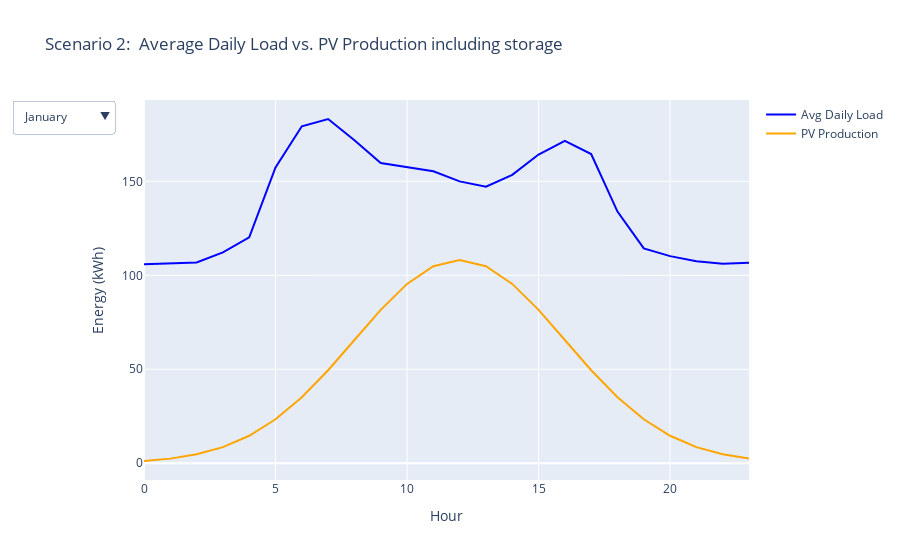
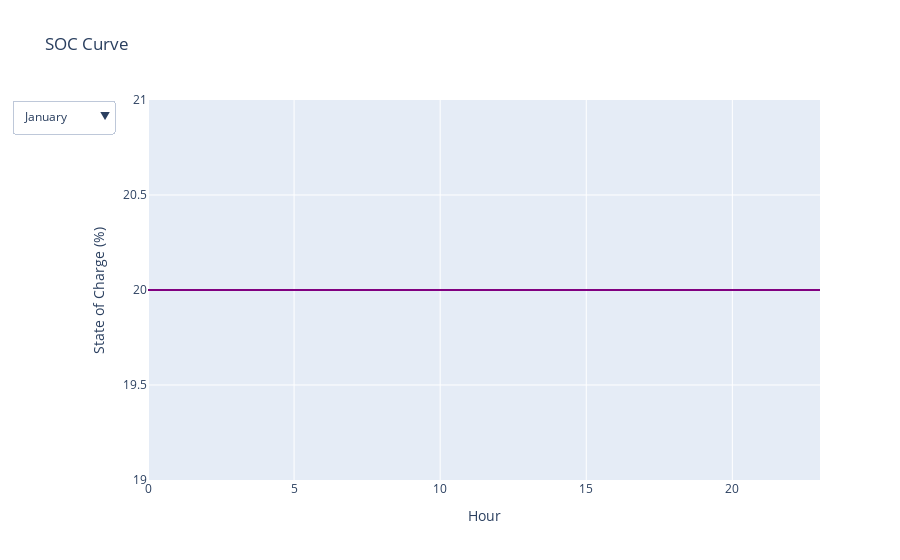
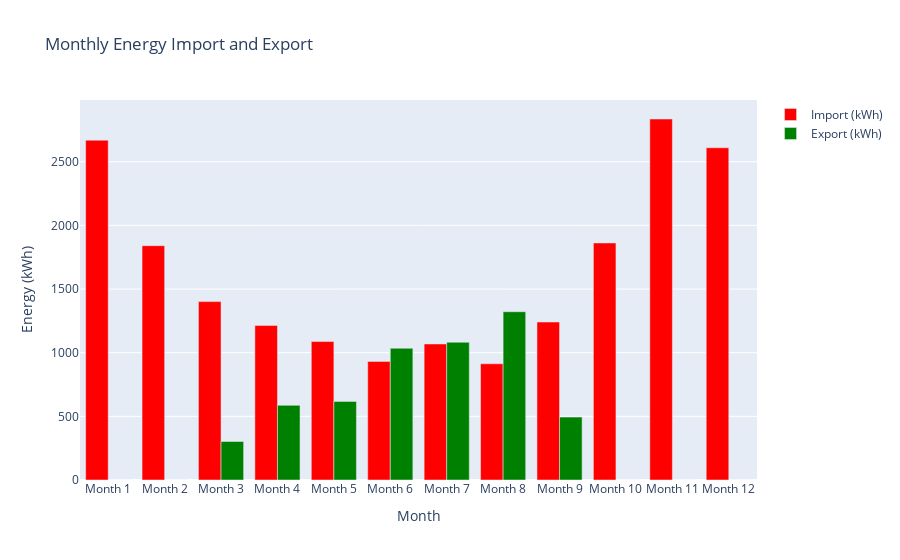

These figures' notebook cell, in order:
### Code cell
import pandas as pd
import numpy as np
import plotly.graph_objects as go
import warnings

warnings.filterwarnings("ignore")

# Load and prepare consumption data
file_path = "../GREENER/Ense3buildingconsumption.csv"
data = pd.read_csv(file_path, sep=';', header=0, names=['Time', 'Consumption'])
data['Time'] = pd.to_datetime(data['Time'], errors='coerce')

# Ensure that 'Consumption' column is numeric, removing non-numeric entries
data['Consumption'] = (
    data['Consumption']
    .replace({'Consumption (kWh)': None})  # Replace potential header row in the data
    .str.replace(' kWh', '', regex=False)
    .str.replace(',', '', regex=False)
).astype(float, errors='ignore').fillna(0)  # Fill missing values with 0

# Filter data for the year and resample
start_date = '2023-09-25 00:00:00'
end_date = '2024-09-25 00:00:00'
filtered_data = data[(data['Time'] >= start_date) & (data['Time'] < end_date)]
filtered_data.set_index('Time', inplace=True)
avg_hourly_load = filtered_data.resample('H').mean()
avg_daily_load_year = avg_hourly_load.groupby(avg_hourly_load.index.hour).mean()['Consumption']

# Function to calculate PV production per hour for a given month
def calculate_monthly_pv_production(month, panels):
    T_ambient = monthly_temperatures[month]
    actual_pv_temp = T_ambient + (NOCT - 20) * (global_irradiance / 800)
    actual_energy_per_panel = (monthly_solar_energy[month] / 1000) * panel_capacity * ((actual_pv_temp - 25) * temperature_coefficient + 1)
    hours = np.arange(24)
    mu, sigma = 12, 4
    prodPV_normal = 1000 * (1 / (sigma * np.sqrt(2 * np.pi))) * np.exp(-0.5 * ((hours - mu) / sigma) ** 2)
    prodPV_watts = panels * prodPV_normal * converter_efficiency * actual_energy_per_panel
    return pd.Series(prodPV_watts / 1000, index=hours)

# Calculate import, export, and SOC based on specified conditions for each month
def calculate_import_export(monthly_avg_load, monthly_pv_production, initial_soc):
    total_import_kwh, total_export_kwh, soc = 0, 0, initial_soc
    soc_values = []

    for hour in range(24):
        pv_power = monthly_pv_production[hour]
        consumption = monthly_avg_load[hour]

        if pv_power > consumption:
            excess_energy = pv_power - consumption
            charge_kwh = min(excess_energy * 0.9, (100 - soc) / 100 * battery_capacity)
            soc += (charge_kwh / battery_capacity) * 100
            if soc >= 100:
                soc = 100
                total_export_kwh += (excess_energy - charge_kwh / 0.9)
        else:
            needed_energy = consumption - pv_power
            if soc > 20:
                discharge_kwh = min(needed_energy, (soc - 20) / 100 * battery_capacity)
                soc -= (discharge_kwh / battery_capacity) * 100
                needed_energy -= discharge_kwh
            total_import_kwh += needed_energy

        soc = max(0, min(100, soc))
        soc_values.append(soc)

    return total_import_kwh, total_export_kwh, soc_values

# Monthly calculations for import, export, and SOC values
import_kwh, export_kwh, soc_data = [], [], []
yearly_import_kwh, yearly_export_kwh, yearly_soc = calculate_import_export(avg_daily_load_year, calculate_monthly_pv_production(1, number_of_panels), initial_soc)
import_kwh.append(yearly_import_kwh)
export_kwh.append(yearly_export_kwh)
soc_data.append(yearly_soc)

# Loop through each month and calculate monthly values
for month in range(1, 13):
    monthly_avg_load = filtered_data[filtered_data.index.month == month].resample('H').mean().groupby(lambda x: x.hour).mean()['Consumption']
    monthly_pv_production = calculate_monthly_pv_production(month, number_of_panels)
    monthly_import_kwh, monthly_export_kwh, monthly_soc = calculate_import_export(monthly_avg_load, monthly_pv_production, initial_soc)
    import_kwh.append(monthly_import_kwh)
    export_kwh.append(monthly_export_kwh)
    soc_data.append(monthly_soc)

# Create interactive plots for SOC, load vs. PV, and import/export
hours = np.arange(24)

# Dropdown options for Load vs. PV Production plot
dropdown_options_load_pv = [
    {'label': month, 'method': 'update', 'args': [
        {'y': [calculate_monthly_pv_production(i + 1, number_of_panels), avg_daily_load_year]},
        {'title': f'Average Daily Load vs. PV Production for {month}'}
    ]} for i, month in enumerate(['January', 'February', 'March', 'April', 'May', 'June', 'July', 'August', 'September', 'October', 'November', 'December'])
]

# Plot Load vs PV Production with dropdown
fig_load_pv = go.Figure()
fig_load_pv.add_trace(go.Scatter(x=hours, y=avg_daily_load_year, mode='lines', name='Avg Daily Load', line=dict(color='blue')))
fig_load_pv.add_trace(go.Scatter(x=hours, y=calculate_monthly_pv_production(1, number_of_panels), mode='lines', name='PV Production', line=dict(color='orange')))
fig_load_pv.update_layout(title='Scenario 2:  Average Daily Load vs. PV Production including storage', xaxis_title='Hour', yaxis_title='Energy (kWh)', updatemenus=[{'buttons': dropdown_options_load_pv, 'direction': 'down', 'showactive': True}])

# Dropdown options for SOC plot
dropdown_options_soc = [
    {'label': month, 'method': 'update', 'args': [
        {'y': [soc_data[i]]},
        {'title': f'SOC Curve for {month}'}
    ]} for i, month in enumerate(['January', 'February', 'March', 'April', 'May', 'June', 'July', 'August', 'September', 'October', 'November', 'December'])
]

# Plot SOC with dropdown
fig_soc = go.Figure()
fig_soc.add_trace(go.Scatter(x=hours, y=yearly_soc, mode='lines', name='Yearly SOC', line=dict(color='purple')))
fig_soc.update_layout(title='SOC Curve', xaxis_title='Hour', yaxis_title='State of Charge (%)', updatemenus=[{'buttons': dropdown_options_soc, 'direction': 'down', 'showactive': True}])

# Bar chart for monthly import/export
fig_import_export = go.Figure(data=[go.Bar(name='Import (kWh)', x=[f'Month {i+1}' for i in range(12)], y=import_kwh[1:], marker_color='red'),
                                     go.Bar(name='Export (kWh)', x=[f'Month {i+1}' for i in range(12)], y=export_kwh[1:], marker_color='green')])
fig_import_export.update_layout(barmode='group', title='Monthly Energy Import and Export', xaxis_title='Month', yaxis_title='Energy (kWh)')

# Show figures
fig_load_pv.show()
fig_soc.show()
fig_import_export.show()

### Figure 1 — Plotly figure (JSON) as saved in the notebook; plotly's stock layout.template omitted (floating-point values rounded to 4 significant figures)
{"data": [{"line": {"color": "blue"}, "mode": "lines", "name": "Avg Daily Load", "type": "scatter", "x": [0, 1, 2, 3, 4, 5, 6, 7, 8, 9, 10, 11, 12, 13, 14, 15, 16, 17, 18, 19, 20, 21, 22, 23], "y": [105.8, 106.2, 106.9, 112.2, 120.2, 157.4, 179.3, 183.2, 171.9, 159.7, 157.7, 155.4, 150.0, 147.2, 153.4, 164.3, 171.6, 164.5, 133.9, 114.3, 110.2, 107.5, 106.1, 106.6]}, {"line": {"color": "orange"}, "mode": "lines", "name": "PV Production", "type": "scatter", "x": [0, 1, 2, 3, 4, 5, 6, 7, 8, 9, 10, 11, 12, 13, 14, 15, 16, 17, 18, 19, 20, 21, 22, 23], "y": [1.201, 2.465, 4.751, 8.603, 14.63, 23.39, 35.11, 49.51, 65.59, 81.62, 95.43, 104.8, 108.1, 104.8, 95.43, 81.62, 65.59, 49.51, 35.11, 23.39, 14.63, 8.603, 4.751, 2.465]}], "layout": {"title": {"text": "Scenario 2:  Average Daily Load vs. PV Production including storage"}, "updatemenus": [{"buttons": [{"args": [{"y": [[1.201, 2.465, 4.751, 8.603, 14.63, 23.39, 35.11, 49.51, 65.59, 81.62, 95.43, 104.8, 108.1, 104.8, 95.43, 81.62, 65.59, 49.51, 35.11, 23.39, 14.63, 8.603, 4.751, 2.465], [105.8, 106.2, 106.9, 112.2, 120.2, 157.4, 179.3, 183.2, 171.9, 159.7, 157.7, 155.4, 150.0, 147.2, 153.4, 164.3, 171.6, 164.5, 133.9, 114.3, 110.2, 107.5, 106.1, 106.6]]}, {"title": "Average Daily Load vs. PV Production for January"}], "label": "January", "method": "update"}, {"args": [{"y": [[1.809, 3.712, 7.154, 12.95, 22.04, 35.21, 52.86, 74.55, 98.76, 122.9, 143.7, 157.8, 162.8, 157.8, 143.7, 122.9, 98.76, 74.55, 52.86, 35.21, 22.04, 12.95, 7.154, 3.712], [105.8, 106.2, 106.9, 112.2, 120.2, 157.4, 179.3, 183.2, 171.9, 159.7, 157.7, 155.4, 150.0, 147.2, 153.4, 164.3, 171.6, 164.5, 133.9, 114.3, 110.2, 107.5, 106.1, 106.6]]}, {"title": "Average Daily Load vs. PV Production for February"}], "label": "February", "method": "update"}, {"args": [{"y": [[2.595, 5.324, 10.26, 18.58, 31.61, 50.52, 75.83, 106.9, 141.7, 176.3, 206.1, 226.4, 233.6, 226.4, 206.1, 176.3, 141.7, 106.9, 75.83, 50.52, 31.61, 18.58, 10.26, 5.324], [105.8, 106.2, 106.9, 112.2, 120.2, 157.4, 179.3, 183.2, 171.9, 159.7, 157.7, 155.4, 150.0, 147.2, 153.4, 164.3, 171.6, 164.5, 133.9, 114.3, 110.2, 107.5, 106.1, 106.6]]}, {"title": "Average Daily Load vs. PV Production for March"}], "label": "March", "method": "update"}, {"args": [{"y": [[2.853, 5.855, 11.29, 20.44, 34.76, 55.55, 83.39, 117.6, 155.8, 193.9, 226.7, 249.0, 256.9, 249.0, 226.7, 193.9, 155.8, 117.6, 83.39, 55.55, 34.76, 20.44, 11.29, 5.855], [105.8, 106.2, 106.9, 112.2, 120.2, 157.4, 179.3, 183.2, 171.9, 159.7, 157.7, 155.4, 150.0, 147.2, 153.4, 164.3, 171.6, 164.5, 133.9, 114.3, 110.2, 107.5, 106.1, 106.6]]}, {"title": "Average Daily Load vs. PV Production for April"}], "label": "April", "method": "update"}, {"args": [{"y": [[2.945, 6.043, 11.65, 21.09, 35.88, 57.33, 86.07, 121.4, 160.8, 200.1, 234.0, 256.9, 265.1, 256.9, 234.0, 200.1, 160.8, 121.4, 86.07, 57.33, 35.88, 21.09, 11.65, 6.043], [105.8, 106.2, 106.9, 112.2, 120.2, 157.4, 179.3, 183.2, 171.9, 159.7, 157.7, 155.4, 150.0, 147.2, 153.4, 164.3, 171.6, 164.5, 133.9, 114.3, 110.2, 107.5, 106.1, 106.6]]}, {"title": "Average Daily Load vs. PV Production for May"}], "label": "May", "method": "update"}, {"args": [{"y": [[3.262, 6.693, 12.9, 23.36, 39.74, 63.5, 95.33, 134.4, 178.1, 221.7, 259.1, 284.6, 293.6, 284.6, 259.1, 221.7, 178.1, 134.4, 95.33, 63.5, 39.74, 23.36, 12.9, 6.693], [105.8, 106.2, 106.9, 112.2, 120.2, 157.4, 179.3, 183.2, 171.9, 159.7, 157.7, 155.4, 150.0, 147.2, 153.4, 164.3, 171.6, 164.5, 133.9, 114.3, 110.2, 107.5, 106.1, 106.6]]}, {"title": "Average Daily Load vs. PV Production for June"}], "label": "June", "method": "update"}, {"args": [{"y": [[3.479, 7.139, 13.76, 24.92, 42.38, 67.73, 101.7, 143.4, 190.0, 236.4, 276.4, 303.5, 313.2, 303.5, 276.4, 236.4, 190.0, 143.4, 101.7, 67.73, 42.38, 24.92, 13.76, 7.139], [105.8, 106.2, 106.9, 112.2, 120.2, 157.4, 179.3, 183.2, 171.9, 159.7, 157.7, 155.4, 150.0, 147.2, 153.4, 164.3, 171.6, 164.5, 133.9, 114.3, 110.2, 107.5, 106.1, 106.6]]}, {"title": "Average Daily Load vs. PV Production for July"}], "label": "July", "method": "update"}, {"args": [{"y": [[3.26, 6.689, 12.89, 23.35, 39.71, 63.46, 95.27, 134.4, 178.0, 221.5, 259.0, 284.4, 293.5, 284.4, 259.0, 221.5, 178.0, 134.4, 95.27, 63.46, 39.71, 23.35, 12.89, 6.689], [105.8, 106.2, 106.9, 112.2, 120.2, 157.4, 179.3, 183.2, 171.9, 159.7, 157.7, 155.4, 150.0, 147.2, 153.4, 164.3, 171.6, 164.5, 133.9, 114.3, 110.2, 107.5, 106.1, 106.6]]}, {"title": "Average Daily Load vs. PV Production for August"}], "label": "August", "method": "update"}, {"args": [{"y": [[2.84, 5.827, 11.23, 20.34, 34.6, 55.28, 82.99, 117.0, 155.0, 193.0, 225.6, 247.8, 255.6, 247.8, 225.6, 193.0, 155.0, 117.0, 82.99, 55.28, 34.6, 20.34, 11.23, 5.827], [105.8, 106.2, 106.9, 112.2, 120.2, 157.4, 179.3, 183.2, 171.9, 159.7, 157.7, 155.4, 150.0, 147.2, 153.4, 164.3, 171.6, 164.5, 133.9, 114.3, 110.2, 107.5, 106.1, 106.6]]}, {"title": "Average Daily Load vs. PV Production for September"}], "label": "September", "method": "update"}, {"args": [{"y": [[2.044, 4.194, 8.084, 14.64, 24.9, 39.79, 59.74, 84.24, 111.6, 138.9, 162.4, 178.3, 184.0, 178.3, 162.4, 138.9, 111.6, 84.24, 59.74, 39.79, 24.9, 14.64, 8.084, 4.194], [105.8, 106.2, 106.9, 112.2, 120.2, 157.4, 179.3, 183.2, 171.9, 159.7, 157.7, 155.4, 150.0, 147.2, 153.4, 164.3, 171.6, 164.5, 133.9, 114.3, 110.2, 107.5, 106.1, 106.6]]}, {"title": "Average Daily Load vs. PV Production for October"}], "label": "October", "method": "update"}, {"args": [{"y": [[1.291, 2.649, 5.107, 9.247, 15.73, 25.14, 37.73, 53.21, 70.49, 87.73, 102.6, 112.6, 116.2, 112.6, 102.6, 87.73, 70.49, 53.21, 37.73, 25.14, 15.73, 9.247, 5.107, 2.649], [105.8, 106.2, 106.9, 112.2, 120.2, 157.4, 179.3, 183.2, 171.9, 159.7, 157.7, 155.4, 150.0, 147.2, 153.4, 164.3, 171.6, 164.5, 133.9, 114.3, 110.2, 107.5, 106.1, 106.6]]}, {"title": "Average Daily Load vs. PV Production for November"}], "label": "November", "method": "update"}, {"args": [{"y": [[1.034, 2.122, 4.09, 7.406, 12.6, 20.13, 30.22, 42.62, 56.46, 70.27, 82.15, 90.23, 93.09, 90.23, 82.15, 70.27, 56.46, 42.62, 30.22, 20.13, 12.6, 7.406, 4.09, 2.122], [105.8, 106.2, 106.9, 112.2, 120.2, 157.4, 179.3, 183.2, 171.9, 159.7, 157.7, 155.4, 150.0, 147.2, 153.4, 164.3, 171.6, 164.5, 133.9, 114.3, 110.2, 107.5, 106.1, 106.6]]}, {"title": "Average Daily Load vs. PV Production for December"}], "label": "December", "method": "update"}], "direction": "down", "showactive": true}], "xaxis": {"title": {"text": "Hour"}}, "yaxis": {"title": {"text": "Energy (kWh)"}}}}

### Figure 2 — Plotly figure (JSON) as saved in the notebook; plotly's stock layout.template omitted (floating-point values rounded to 4 significant figures)
{"data": [{"line": {"color": "purple"}, "mode": "lines", "name": "Yearly SOC", "type": "scatter", "x": [0, 1, 2, 3, 4, 5, 6, 7, 8, 9, 10, 11, 12, 13, 14, 15, 16, 17, 18, 19, 20, 21, 22, 23], "y": [20, 20, 20, 20, 20, 20, 20, 20, 20, 20, 20, 20, 20, 20, 20, 20, 20, 20, 20, 20, 20, 20, 20, 20]}], "layout": {"title": {"text": "SOC Curve"}, "updatemenus": [{"buttons": [{"args": [{"y": [[20, 20, 20, 20, 20, 20, 20, 20, 20, 20, 20, 20, 20, 20, 20, 20, 20, 20, 20, 20, 20, 20, 20, 20]]}, {"title": "SOC Curve for January"}], "label": "January", "method": "update"}, {"args": [{"y": [[20, 20, 20, 20, 20, 20, 20, 20, 20, 20, 20, 20, 20, 20, 20, 20, 20, 20, 20, 20, 20, 20, 20, 20]]}, {"title": "SOC Curve for February"}], "label": "February", "method": "update"}, {"args": [{"y": [[20, 20, 20, 20, 20, 20, 20, 20, 20, 20, 20, 20, 20, 29.8, 20, 20, 20, 20, 20, 20, 20, 20, 20, 20]]}, {"title": "SOC Curve for March"}], "label": "March", "method": "update"}, {"args": [{"y": [[20, 20, 20, 20, 20, 20, 20, 20, 20, 44.38, 100, 100, 100, 100, 100, 100, 30.17, 20, 20, 20, 20, 20, 20, 20]]}, {"title": "SOC Curve for April"}], "label": "April", "method": "update"}, {"args": [{"y": [[20, 20, 20, 20, 20, 20, 20, 20, 20, 92.74, 100, 100, 100, 100, 100, 100, 96.46, 33.22, 20, 20, 20, 20, 20, 20]]}, {"title": "SOC Curve for May"}], "label": "May", "method": "update"}, {"args": [{"y": [[20, 20, 20, 20, 20, 20, 20, 20, 26.5, 100, 100, 100, 100, 100, 100, 100, 100, 68.01, 24.46, 20, 20, 20, 20, 20]]}, {"title": "SOC Curve for June"}], "label": "June", "method": "update"}, {"args": [{"y": [[20, 20, 20, 20, 20, 20, 20, 20, 100, 100, 100, 100, 100, 100, 100, 100, 100, 96.28, 74.4, 20.0, 20.0, 20.0, 20.0, 20.0]]}, {"title": "SOC Curve for July"}], "label": "July", "method": "update"}, {"args": [{"y": [[20, 20, 20, 20, 20, 20, 20, 23.81, 100, 100, 100, 100, 100, 100, 100, 100, 100, 63.39, 35.09, 20, 20, 20, 20, 20]]}, {"title": "SOC Curve for August"}], "label": "August", "method": "update"}, {"args": [{"y": [[20, 20, 20, 20, 20, 20, 20, 64.21, 100, 100, 100, 100, 100, 100, 100, 100, 100, 100, 73.37, 20, 20, 20, 20, 20]]}, {"title": "SOC Curve for September"}], "label": "September", "method": "update"}, {"args": [{"y": [[20, 20, 20, 20, 20, 20, 20, 20, 20, 64.22, 100, 100, 100, 100, 100, 100, 82.25, 20.0, 20, 20, 20, 20, 20, 20]]}, {"title": "SOC Curve for October"}], "label": "October", "method": "update"}, {"args": [{"y": [[20, 20, 20, 20, 20, 20, 20, 20, 20, 20, 20, 20, 42.01, 63.6, 43.73, 20, 20, 20, 20, 20, 20, 20, 20, 20]]}, {"title": "SOC Curve for November"}], "label": "November", "method": "update"}, {"args": [{"y": [[20, 20, 20, 20, 20, 20, 20, 20, 20, 20, 20, 20, 20, 20, 20, 20, 20, 20, 20, 20, 20, 20, 20, 20]]}, {"title": "SOC Curve for December"}], "label": "December", "method": "update"}], "direction": "down", "showactive": true}], "xaxis": {"title": {"text": "Hour"}}, "yaxis": {"title": {"text": "State of Charge (%)"}}}}

### Figure 3 — Plotly figure (JSON) as saved in the notebook; plotly's stock layout.template omitted (floating-point values rounded to 4 significant figures)
{"data": [{"marker": {"color": "red"}, "name": "Import (kWh)", "type": "bar", "x": ["Month 1", "Month 2", "Month 3", "Month 4", "Month 5", "Month 6", "Month 7", "Month 8", "Month 9", "Month 10", "Month 11", "Month 12"], "y": [2670.0, 1841.0, 1401.0, 1214.0, 1088.0, 931.6, 1068.0, 912.9, 1241.0, 1862.0, 2836.0, 2610.0]}, {"marker": {"color": "green"}, "name": "Export (kWh)", "type": "bar", "x": ["Month 1", "Month 2", "Month 3", "Month 4", "Month 5", "Month 6", "Month 7", "Month 8", "Month 9", "Month 10", "Month 11", "Month 12"], "y": [0, 0, 302.4, 586.6, 617.5, 1035.0, 1082.0, 1322.0, 494.0, 0, 0, 0]}], "layout": {"barmode": "group", "title": {"text": "Monthly Energy Import and Export"}, "xaxis": {"title": {"text": "Month"}}, "yaxis": {"title": {"text": "Energy (kWh)"}}}}
